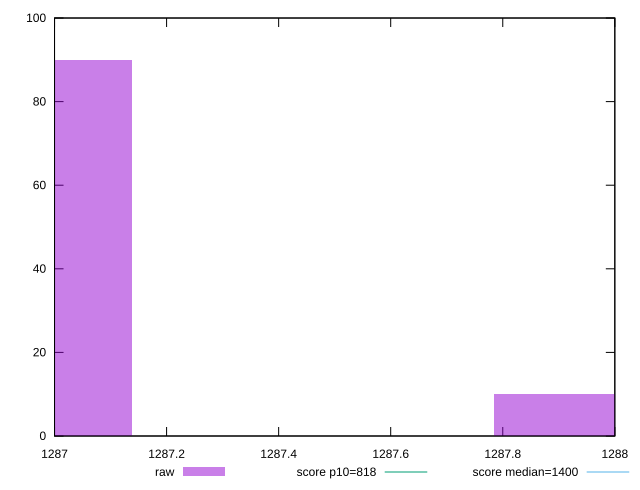

Here is the gnuplot script that generated this plot:
reset

$raw <<EOF
1288.1080904504465 10
1286.8161064078683 90
EOF

set key outside below
set boxwidth 0.6459920212890905
set xrange [1287:1288]
set yrange [0:100]
set trange [0:100]
set style fill transparent solid 0.5 noborder

set parametric
set terminal svg size 640, 490 enhanced background rgb 'white'
set output "reports/report_00027_2021-02-24T12-40-31.850Z/dom-size/samples/astro/raw/histogram.svg"

plot $raw title "raw" with boxes, \
     818,t title "score p10=818", \
     1400,t title "score median=1400"

reset
